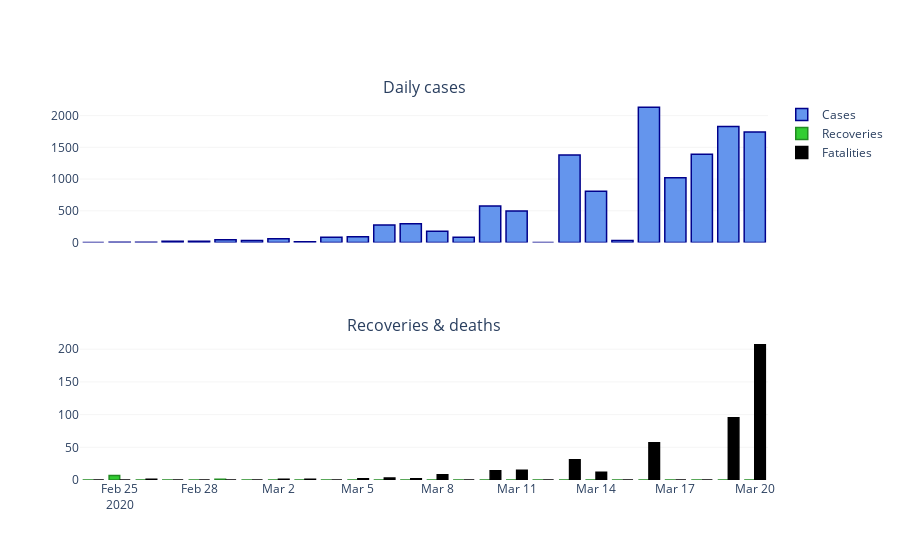

Notebook code for this chart:
### Code cell
# display daily results into two columns
fig = make_subplots(rows=2, cols=1,
                    shared_xaxes=True,
                    subplot_titles = ('Daily cases', 'Recoveries & deaths')
                    )
# daily cases
fig.add_trace(go.Bar(
    x = ctry_cases.index[mask],
    y = cases_d_fr[mask],
    marker = dict(color = 'CornflowerBlue', line = dict(color = 'DarkBlue', width=1.5)),
    name = 'Cases'
    ),
    #secondary_y = False,
    row=1, col=1
)
# daily recoveries
fig.add_trace(go.Bar(
    x = ctry_recov.index[mask],
    y = recov_d_fr[mask],
    marker = dict(color = 'LimeGreen', line = dict(color = 'ForestGreen', width=1.5)),
    name = 'Recoveries'
    ),
    #secondary_y = False,
    row=2, col=1
)
# daily deaths
fig.add_trace(go.Bar(
    x = ctry_death.index[mask],
    y = death_d_fr[mask],
    marker = dict(color = 'black', line = dict(color = 'black', width=1.5)),
    name = 'Fatalities'
    ),
    #secondary_y = True,              
    row=2, col=1
)

fig.update_layout(plot_bgcolor='white')
fig.update_yaxes(showgrid=True, gridwidth=.3, gridcolor='gainsboro')

### Figure 1 — Plotly figure (JSON) as saved in the notebook; plotly's stock layout.template omitted (floating-point values rounded to 4 significant figures)
{"data": [{"marker": {"color": "CornflowerBlue", "line": {"color": "DarkBlue", "width": 1.5}}, "name": "Cases", "type": "bar", "x": ["2020-02-24T00:00:00", "2020-02-25T00:00:00", "2020-02-26T00:00:00", "2020-02-27T00:00:00", "2020-02-28T00:00:00", "2020-02-29T00:00:00", "2020-03-01T00:00:00", "2020-03-02T00:00:00", "2020-03-03T00:00:00", "2020-03-04T00:00:00", "2020-03-05T00:00:00", "2020-03-06T00:00:00", "2020-03-07T00:00:00", "2020-03-08T00:00:00", "2020-03-09T00:00:00", "2020-03-10T00:00:00", "2020-03-11T00:00:00", "2020-03-12T00:00:00", "2020-03-13T00:00:00", "2020-03-14T00:00:00", "2020-03-15T00:00:00", "2020-03-16T00:00:00", "2020-03-17T00:00:00", "2020-03-18T00:00:00", "2020-03-19T00:00:00", "2020-03-20T00:00:00"], "xaxis": "x", "y": [0, 2, 4, 20, 19, 43, 30, 61, 13, 81, 92, 276, 296, 177, 83, 575, 497, 0, 1380, 808, 30, 2134, 1019, 1391, 1828, 1741], "yaxis": "y"}, {"marker": {"color": "LimeGreen", "line": {"color": "ForestGreen", "width": 1.5}}, "name": "Recoveries", "type": "bar", "x": ["2020-02-24T00:00:00", "2020-02-25T00:00:00", "2020-02-26T00:00:00", "2020-02-27T00:00:00", "2020-02-28T00:00:00", "2020-02-29T00:00:00", "2020-03-01T00:00:00", "2020-03-02T00:00:00", "2020-03-03T00:00:00", "2020-03-04T00:00:00", "2020-03-05T00:00:00", "2020-03-06T00:00:00", "2020-03-07T00:00:00", "2020-03-08T00:00:00", "2020-03-09T00:00:00", "2020-03-10T00:00:00", "2020-03-11T00:00:00", "2020-03-12T00:00:00", "2020-03-13T00:00:00", "2020-03-14T00:00:00", "2020-03-15T00:00:00", "2020-03-16T00:00:00", "2020-03-17T00:00:00", "2020-03-18T00:00:00", "2020-03-19T00:00:00", "2020-03-20T00:00:00"], "xaxis": "x2", "y": [0, 7, 0, 0, 0, 1, 0, 0, 0, 0, 0, 0, 0, 0, 0, 0, 0, 0, 0, 0, 0, 0, 0, 0, 0, 0], "yaxis": "y2"}, {"marker": {"color": "black", "line": {"color": "black", "width": 1.5}}, "name": "Fatalities", "type": "bar", "x": ["2020-02-24T00:00:00", "2020-02-25T00:00:00", "2020-02-26T00:00:00", "2020-02-27T00:00:00", "2020-02-28T00:00:00", "2020-02-29T00:00:00", "2020-03-01T00:00:00", "2020-03-02T00:00:00", "2020-03-03T00:00:00", "2020-03-04T00:00:00", "2020-03-05T00:00:00", "2020-03-06T00:00:00", "2020-03-07T00:00:00", "2020-03-08T00:00:00", "2020-03-09T00:00:00", "2020-03-10T00:00:00", "2020-03-11T00:00:00", "2020-03-12T00:00:00", "2020-03-13T00:00:00", "2020-03-14T00:00:00", "2020-03-15T00:00:00", "2020-03-16T00:00:00", "2020-03-17T00:00:00", "2020-03-18T00:00:00", "2020-03-19T00:00:00", "2020-03-20T00:00:00"], "xaxis": "x2", "y": [0, 0, 1, 0, 0, 0, 0, 1, 1, 0, 2, 3, 2, 8, 0, 14, 15, 0, 31, 12, 0, 57, 0, 0, 95, 207], "yaxis": "y2"}], "layout": {"annotations": [{"font": {"size": 16}, "showarrow": false, "text": "Daily cases", "x": 0.5, "xanchor": "center", "xref": "paper", "y": 1, "yanchor": "bottom", "yref": "paper"}, {"font": {"size": 16}, "showarrow": false, "text": "Recoveries & deaths", "x": 0.5, "xanchor": "center", "xref": "paper", "y": 0.375, "yanchor": "bottom", "yref": "paper"}], "autosize": true, "plot_bgcolor": "white", "xaxis": {"anchor": "y", "autorange": true, "domain": [0, 1], "matches": "x2", "range": ["2020-02-23 12:00", "2020-03-20 12:00"], "showticklabels": false, "type": "date"}, "xaxis2": {"anchor": "y2", "autorange": true, "domain": [0, 1], "range": ["2020-02-23 12:00", "2020-03-20 12:00"], "type": "date"}, "yaxis": {"anchor": "x", "autorange": true, "domain": [0.625, 1], "gridcolor": "gainsboro", "gridwidth": 0.3, "range": [0, 2246.0], "showgrid": true, "type": "linear"}, "yaxis2": {"anchor": "x2", "autorange": true, "domain": [0, 0.375], "gridcolor": "gainsboro", "gridwidth": 0.3, "range": [0, 217.9], "showgrid": true, "type": "linear"}}}
